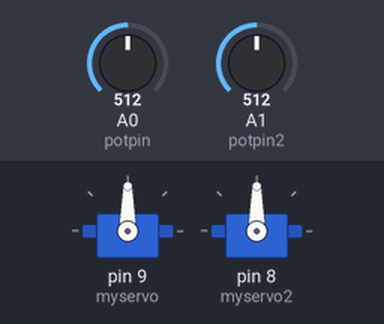
This sketch was run on a simulated Arduino Uno, built with avr-gcc and run on an emulated ATmega328P. Parts: 2 × servo. Inputs (shaded band) come from the test bench; at power-on: A0 (potpin) = 512, A1 (potpin2) = 512.

Above: at 1.2 s.
1.3 s: A0 (potpin) set to 716
At 2.5 s:
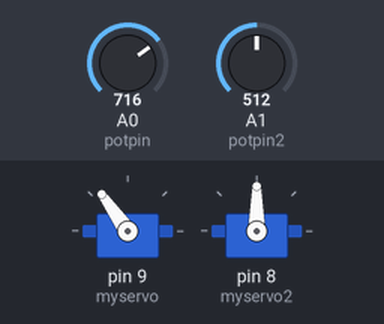
2.8 s: A1 (potpin2) set to 716
At 3.9 s:
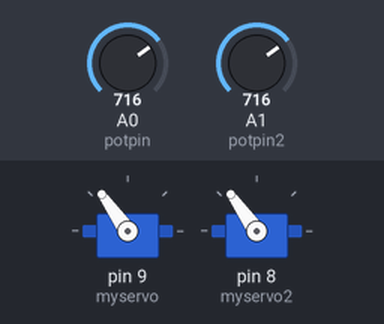
4.3 s: A0 (potpin) set to 900
At 5.0 s:
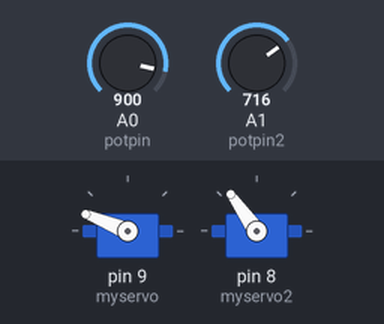
5.8 s: A1 (potpin2) set to 900
At 6.8 s:
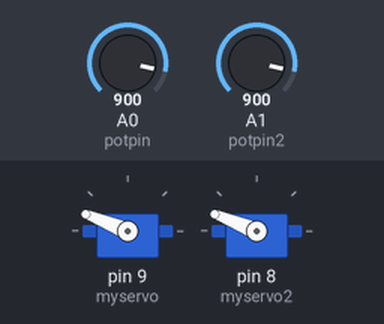
7.3 s: A0 (potpin) set to 1023
At 8.0 s:
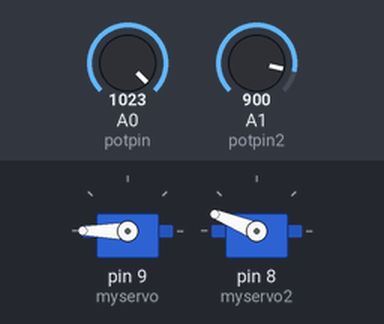
8.8 s: A1 (potpin2) set to 1023
At 9.1 s:
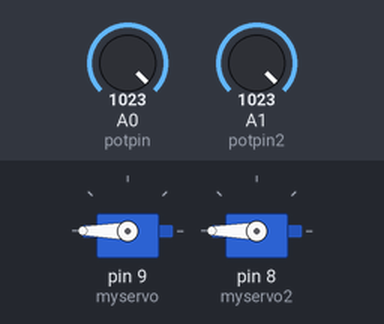
Timing chart, 0 to 11.3 s (numbered marks = the images above; inputs shaded):
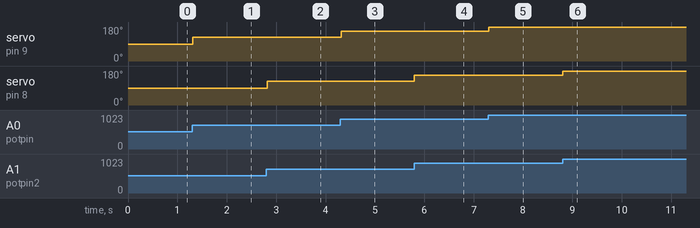

The sketch:

servo_joystick.ino
```cpp
/*
 Controlling a servo position using a potentiometer (variable resistor)
 by Michal Rinott <http://people.interaction-ivrea.it/m.rinott>

 modified on 8 Nov 2013
 by Scott Fitzgerald
 http://www.arduino.cc/en/Tutorial/Knob
*/

#include <Servo.h>

Servo myservo;  // create servo object to control a servo
Servo myservo2;

int potpin = 0;  // analog pin used to connect the potentiometer
int potpin2 = 1;
int val;    // variable to read the value from the analog pin
int val2;

void setup() {
  myservo.attach(9);  // attaches the servo on pin 9 to the servo object
  myservo2.attach(8);
}

void loop() {
  val = analogRead(potpin);            // reads the value of the potentiometer (value between 0 and 1023)
  val = map(val, 0, 1023, 0, 180);     // scale it to use it with the servo (value between 0 and 180)
  myservo.write(val);                  // sets the servo position according to the scaled value
  val2 = analogRead(potpin2);            // reads the value of the potentiometer (value between 0 and 1023)
  val2 = map(val2, 0, 1023, 0, 180);     // scale it to use it with the servo (value between 0 and 180)
  myservo2.write(val2);                  // sets the servo position according to the scaled value
  delay(15);                           // waits for the servo to get there
}
```

Measured:
- after the input at 1.3 s, servo on pin 9 (myservo): 90° → 125° at once
- after the input at 2.8 s, servo on pin 8 (myservo2): 90° → 125° at once
- after the input at 4.3 s, servo on pin 9 (myservo): 125° → 158° at once
- after the input at 5.8 s, servo on pin 8 (myservo2): 125° → 158° at once
- after the input at 7.3 s, servo on pin 9 (myservo): 158° → 180° at once
- after the input at 8.8 s, servo on pin 8 (myservo2): 158° → 180° at once
